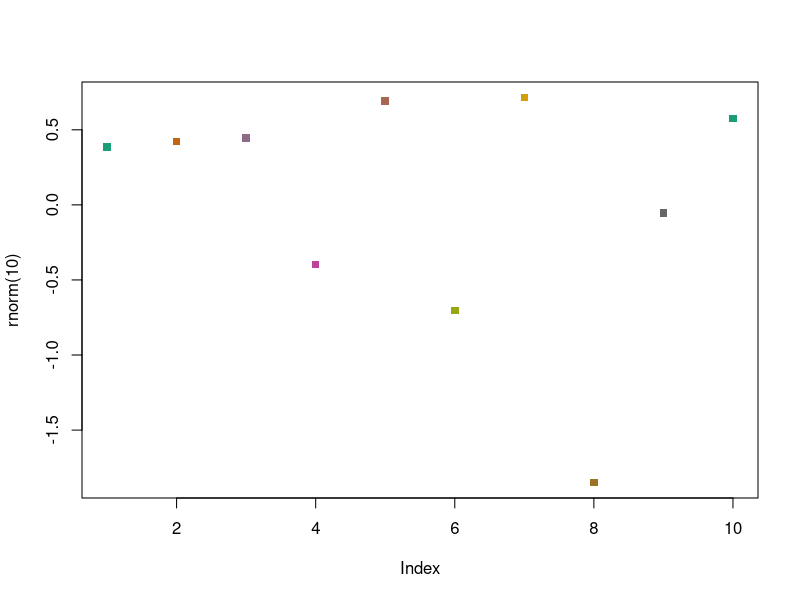
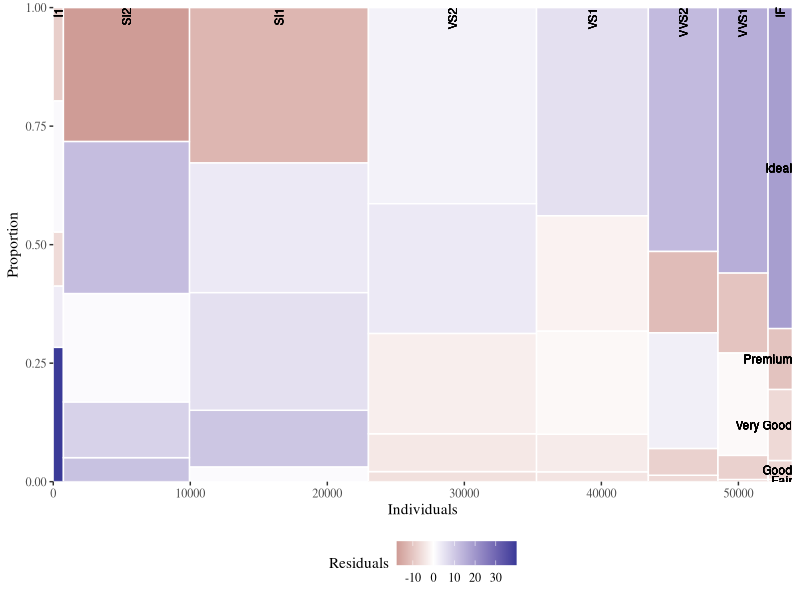
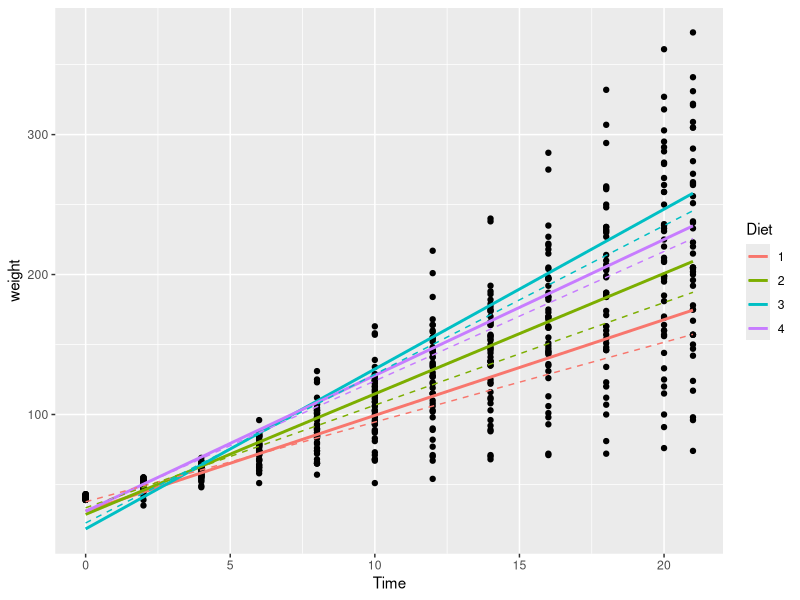
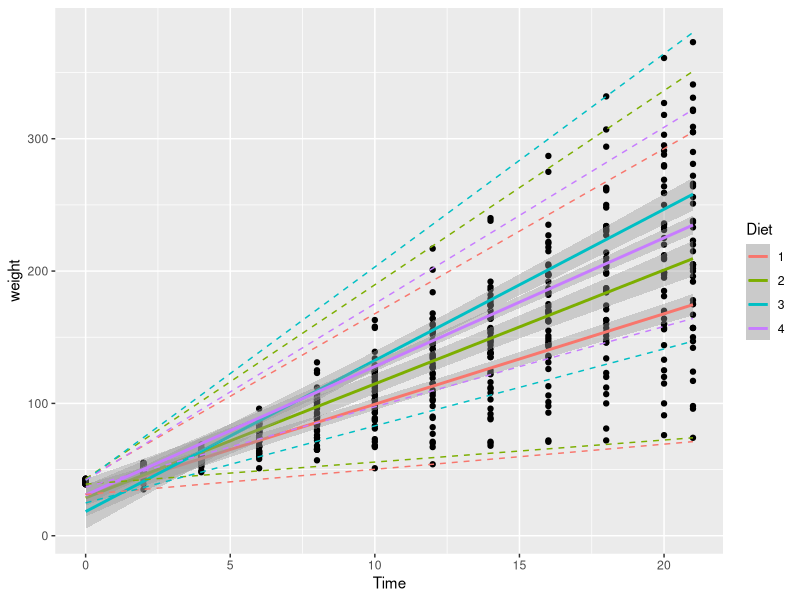

The R script that drew these images, in order:
## ---- chunk 1
#define a set of colors
colors <- RColorBrewer::brewer.pal(n = 8, name = "Dark2")

#make a color range using colorRampPalette()
#the object now becomes a function which to call a number on
color_range <- colorRampPalette(colors)

plot(rnorm(10),col = color_range(9), pch = 15)
## ---- chunk 2
library(ggplot2)
library(reshape2)
library(dplyr)
library(ggthemes)

# Script generalized into a function
mosaicGG <- function(data, X, FILL) {
  
  # Proportions in raw data
  DF <- as.data.frame.matrix(table(data[[X]], data[[FILL]]))
  DF$groupSum <- rowSums(DF)
  DF$xmax <- cumsum(DF$groupSum)
  DF$xmin <- DF$xmax - DF$groupSum
  DF$X <- row.names(DF)
  DF$groupSum <- NULL
  DF_melted <- melt(DF, id = c("X", "xmin", "xmax"), variable.name = "FILL")
  library(dplyr)
  DF_melted <- DF_melted %>%
    group_by(X) %>%
    mutate(ymax = cumsum(value/sum(value)),
           ymin = ymax - value/sum(value))
  
  # Chi-sq test
  results <- chisq.test(table(data[[FILL]], data[[X]])) # fill and then x
  resid <- melt(results$residuals)
  names(resid) <- c("FILL", "X", "residual")
  
  # Merge data
  DF_all <- merge(DF_melted, resid)
  
  # Positions for labels
  DF_all$xtext <- DF_all$xmin + (DF_all$xmax - DF_all$xmin)/2
  index <- DF_all$xmax == max(DF_all$xmax)
  DF_all$ytext <- DF_all$ymin[index] + (DF_all$ymax[index] - DF_all$ymin[index])/2
  
  # plot:
  g <- ggplot(DF_all, aes(ymin = ymin,  ymax = ymax, xmin = xmin,
                          xmax = xmax, fill = residual)) +
    geom_rect(col = "white") +
    geom_text(aes(x = xtext, label = X),
              y = 1, size = 3, angle = 90, hjust = 1, show.legend = FALSE) +
    geom_text(aes(x = max(xmax),  y = ytext, label = FILL),
              size = 3, hjust = 1, show.legend = FALSE) +
    scale_fill_gradient2("Residuals") +
    scale_x_continuous("Individuals", expand = c(0,0)) +
    scale_y_continuous("Proportion", expand = c(0,0)) +
    theme_tufte() +
    theme(legend.position = "bottom")
  print(g)
}

mosaicGG(diamonds, "clarity", "cut")
## ---- chunk 3
ChickWeight %>%
ggplot(aes(x = Time, y = weight, color = Diet))+
  geom_point(color = 'black')+
  stat_smooth(method = "lm", se = F)+
  stat_quantile(quantiles = 0.5, linetype = 2)

ChickWeight %>%
ggplot(aes(x = Time, y = weight, color = Diet))+
  geom_point(color = 'black')+
  stat_smooth(method = "lm")+
  geom_quantile(stat = 'quantile', quantiles = c(0, 1), linetype = 2)

